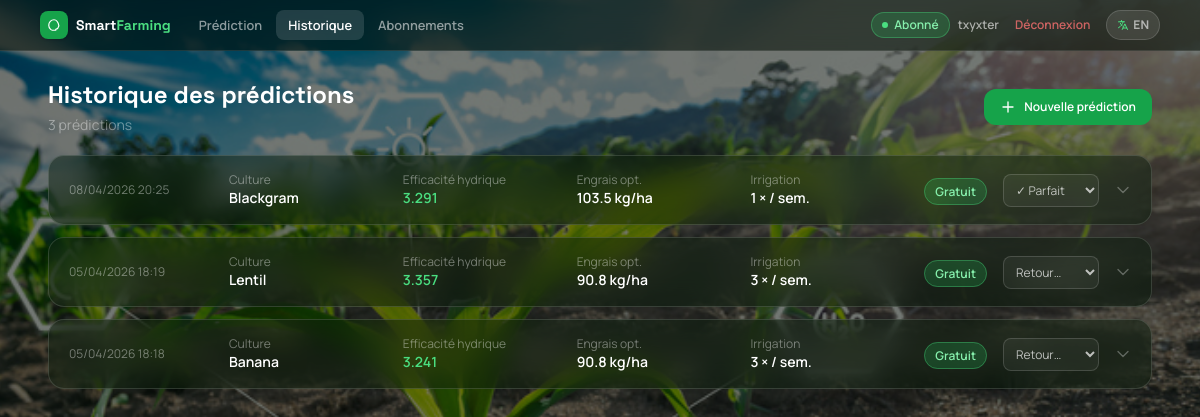
/dashboard/history (signed in), run on the app's committed database.
### app/models.py (models this page shows, shortened)
class User(UserMixin, db.Model):
    __tablename__ = "users"
    id                 = db.Column(db.Integer, primary_key=True)
    email              = db.Column(db.String(255), unique=True, nullable=False, index=True)
    username           = db.Column(db.String(100), unique=True, nullable=False)
    password_hash      = db.Column(db.String(255), nullable=False)
    stripe_customer_id = db.Column(db.String(100))
    created_at         = db.Column(db.DateTime, default=datetime.utcnow)
    predictions   = db.relationship("PredictionRequest", back_populates="user", lazy="dynamic")
    subscriptions = db.relationship("Subscription",       back_populates="user", lazy="dynamic")
    payments      = db.relationship("Payment",            back_populates="user", lazy="dynamic")
    @property
    def active_subscription(self):
        now = datetime.utcnow()
        return (
            self.subscriptions
            .filter_by(status="active")
            .filter(Subscription.end_date > now)
            .first()
        )

class PredictionRequest(db.Model):
    __tablename__ = "prediction_requests"
    id              = db.Column(db.Integer, primary_key=True)
    user_id         = db.Column(db.Integer, db.ForeignKey("users.id"), nullable=False)
    payload         = db.Column(db.JSON)
    result          = db.Column(db.JSON)
    is_free         = db.Column(db.Boolean, default=False)
    payment_id      = db.Column(db.Integer, db.ForeignKey("payments.id"), nullable=True)
    subscription_id = db.Column(db.Integer, db.ForeignKey("subscriptions.id"), nullable=True)
    created_at      = db.Column(db.DateTime, default=datetime.utcnow)
    feedback       = db.Column(db.String(20), nullable=True)  # parfait | moyen | mauvais
    user = db.relationship("User", back_populates="predictions")

### app/dashboard.py (the view)
@dashboard_bp.get("/history")
@login_required
def history():
    predictions = (
        PredictionRequest.query
        .filter_by(user_id=current_user.id)
        .order_by(PredictionRequest.created_at.desc())
        .all()
    )
    return render_template("dashboard/history.html", predictions=predictions)

### app/templates/dashboard/history.html (shortened to what this page needs)
{% extends "base.html" %}
{% block content %}
<div class="max-w-6xl mx-auto px-4 py-7 sm:px-6">
  <div class="flex items-center justify-between mb-5">
    <div>
      <h1 class="font-display font-bold text-2xl text-white" data-fr="Historique des prédictions" data-en="Prediction history">Historique des prédictions</h1>
      <p class="text-white/40 text-sm mt-1">
        {{ predictions|length }}
        <span data-fr="prédiction{{ 's' if predictions|length != 1 }}" data-en="prediction{{ 's' if predictions|length != 1 }}">prédiction{{ 's' if predictions|length != 1 }}</span>
      </p>
    </div>
    <a href="{{ url_for('main.home') }}"
       class="flex items-center gap-2 bg-green-600 hover:bg-green-700 text-white text-xs font-semibold rounded-xl px-4 py-2.5 transition">
      <svg class="w-4 h-4" fill="none" viewBox="0 0 24 24" stroke-width="2" stroke="currentColor">
        <path stroke-linecap="round" stroke-linejoin="round" d="M12 4.5v15m7.5-7.5h-15" />
      </svg>
      <span data-fr="Nouvelle prédiction" data-en="New prediction">Nouvelle prédiction</span>
    </a>
  </div>
  {% if predictions %}
  <div class="space-y-3">
    {% for p in predictions %}
    <div class="glass rounded-2xl overflow-hidden">
      <div class="px-5 py-4 flex flex-wrap items-center gap-4">
        <div class="flex-shrink-0 text-xs text-white/40 w-36">
          {{ p.created_at.strftime('%d/%m/%Y %H:%M') }}
        </div>
        <div class="flex-1 min-w-0">
          <p class="text-xs text-white/40" data-fr="Culture" data-en="Crop">Culture</p>
          <p class="text-sm font-semibold text-white capitalize">
            {{ p.payload.get('label', '—') if p.payload else '—' }}
          </p>
        </div>
        <div class="flex-1 min-w-0">
          <p class="text-xs text-white/40" data-fr="Efficacité hydrique" data-en="Water efficiency">Efficacité hydrique</p>
          <p class="text-sm font-semibold text-green-400">
            {% if p.result and p.result.get('predicted_water_usage_efficiency') %}
              {{ "%.3f"|format(p.result['predicted_water_usage_efficiency']) }}
            {% else %}—{% endif %}
          </p>
        </div>
        <div class="flex-1 min-w-0">
          <p class="text-xs text-white/40" data-fr="Engrais opt." data-en="Opt. fertilizer">Engrais opt.</p>
          <p class="text-sm font-semibold text-white">
            {% if p.result and p.result.get('recommendation') %}
              {{ "%.1f"|format(p.result['recommendation']['fertilizer_usage']) }} kg/ha
            {% else %}—{% endif %}
          </p>
        </div>
        <div class="flex-1 min-w-0">
          <p class="text-xs text-white/40" data-fr="Irrigation" data-en="Irrigation">Irrigation</p>
          <p class="text-sm font-semibold text-white">
            {% if p.result and p.result.get('recommendation') %}
              {{ p.result['recommendation']['irrigation_frequency'] }} × / <span data-fr="sem." data-en="wk.">sem.</span>
            {% else %}—{% endif %}
          </p>
        </div>
        <div class="flex-shrink-0">
          {% if p.is_free %}
          <span class="text-xs font-semibold badge-active rounded-full px-2.5 py-1" data-fr="Gratuit" data-en="Free">Gratuit</span>
          {% elif p.subscription_id %}
          <span class="text-xs font-semibold badge-active rounded-full px-2.5 py-1" data-fr="Abonné" data-en="Subscriber">Abonné</span>
          {% else %}
          <span class="text-xs font-semibold badge-pending rounded-full px-2.5 py-1">1 CAD</span>
          {% endif %}
        </div>
        <form method="POST" action="{{ url_for('dashboard.set_feedback', pred_id=p.id) }}" class="flex-shrink-0">
          <select name="feedback" onchange="this.form.submit()"
            class="text-xs rounded-lg border border-white/15 bg-white/5 text-white/70 px-2 py-1.5 cursor-pointer hover:bg-white/10 transition focus:outline-none focus:ring-1 focus:ring-green-500/40"
            title="Donner un retour">
            <option value="" disabled {% if not p.feedback %}selected{% endif %} data-fr="Retour…" data-en="Feedback…">Retour…</option>
            <option value="parfait" {% if p.feedback == 'parfait' %}selected{% endif %} data-fr="✓ Parfait" data-en="✓ Perfect">✓ Parfait</option>
          </select>
        </form>
        <button onclick="this.closest('.glass').querySelector('.detail-panel').classList.toggle('hidden')"
          class="text-xs text-white/30 hover:text-white/60 transition">
          <svg class="w-4 h-4" fill="none" viewBox="0 0 24 24" stroke-width="2" stroke="currentColor">
            <path stroke-linecap="round" stroke-linejoin="round" d="M19.5 8.25l-7.5 7.5-7.5-7.5" />
          </svg>
        </button>
      </div>
            {% set res = p.result | without_key('_meta') if p.result else {} %}
    </div>
    {% endfor %}
  </div>
  {% endif %}
</div>
{% endblock %}

### app/templates/base.html (shortened to what this page needs)
<!doctype html>
<html lang="fr" id="html-root">
<head>
  <script src="https://cdn.tailwindcss.com"></script>
  <link rel="stylesheet" href="https://cdnjs.cloudflare.com/ajax/libs/toastr.js/latest/toastr.min.css" />
</head>
<body class="text-white min-h-screen">
  <header class="sticky top-0 z-20" style="background:rgba(0,12,2,0.55);backdrop-filter:blur(16px);border-bottom:1px solid rgba(255,255,255,0.1);">
    <div class="max-w-6xl mx-auto px-4 py-2.5 flex items-center gap-2 flex-wrap">
      <a href="{{ url_for('main.home') }}" class="flex items-center gap-2 mr-2">
        <div class="w-7 h-7 rounded-lg bg-green-600 flex items-center justify-center shadow flex-shrink-0">
          <svg class="w-3.5 h-3.5 text-white" fill="none" viewBox="0 0 24 24" stroke-width="2" stroke="currentColor">
            <path stroke-linecap="round" stroke-linejoin="round" d="M12 3C7 3 3 7.5 3 12.5c0 2.8 1.2 5.3 3.2 7 .8.7 1.8 1.2 2.8 1.5V21h6v-1.5c2.7-.8 4.8-3.2 5.4-6.1C19.4 8 16.2 3 12 3z" />
          </svg>
        </div>
        <span class="font-display font-bold text-sm text-white leading-none hidden sm:block">Smart<span class="text-green-400">Farming</span></span>
      </a>
      {% if current_user.is_authenticated %}
      <nav class="flex items-center gap-0.5">
        <a href="{{ url_for('main.home') }}"             class="nav-link {% if request.endpoint == 'main.home'             %}nav-active{% endif %}" data-fr="Prédiction" data-en="Prediction">Prédiction</a>
        <a href="{{ url_for('dashboard.history') }}"     class="nav-link {% if request.endpoint == 'dashboard.history'     %}nav-active{% endif %}" data-fr="Historique" data-en="History">Historique</a>
        <a href="{{ url_for('dashboard.subscriptions') }}" class="nav-link {% if request.endpoint == 'dashboard.subscriptions' %}nav-active{% endif %}" data-fr="Abonnements" data-en="Subscriptions">Abonnements</a>
      </nav>
      {% endif %}
      <div class="ml-auto flex items-center gap-2">
        {% if current_user.is_authenticated %}
          {% if current_user.active_subscription %}
          <span class="hidden sm:flex items-center gap-1.5 text-xs font-semibold badge-active rounded-full px-2.5 py-1">
            <span class="w-1.5 h-1.5 rounded-full bg-green-400"></span><span data-fr="Abonné" data-en="Subscriber">Abonné</span>
          </span>
          {% endif %}
          <span class="text-xs text-white/60 font-semibold hidden sm:inline">{{ current_user.username }}</span>
          <a href="{{ url_for('auth.logout') }}" class="text-xs font-semibold text-red-400/80 hover:text-red-300 px-2 py-1.5 transition rounded-lg hover:bg-red-900/20" data-fr="Déconnexion" data-en="Sign out">Déconnexion</a>
        {% endif %}
        <button id="lang-btn" type="button"
          class="flex items-center gap-1 text-xs font-bold text-white/60 hover:text-white bg-white/10 hover:bg-white/15 border border-white/15 rounded-full px-2.5 py-1.5 transition">
          <span id="lang-label">EN</span>
        </button>
      </div>
    </div>
  </header>
  <div class="relative z-10">
    {% block content %}{% endblock %}
  </div>
</body>
</html>

### app/templates/base.html (style rules this page uses)
body { font-family: "Manrope", ui-sans-serif, system-ui; background-image: url("/static/img/image.png"); background-size: cover; background-position: center top; background-attachment: fixed; min-height: 100vh; }
body::before { content: ""; position: fixed; inset: 0; background: rgba(0,10,2,0.55); z-index: 0; pointer-events: none; }
.font-display { font-family: "Space Grotesk", ui-sans-serif; }
.nav-link { font-size: 0.8rem; font-weight: 600; color: rgba(255,255,255,0.55); padding: 0.35rem 0.75rem; border-radius: 0.5rem; transition: color 0.15s, background 0.15s; text-decoration: none; }
.nav-active { color: #fff !important; background: rgba(255,255,255,0.13) !important; }
.glass { background: rgba(10,30,12,0.45); border: 1px solid rgba(255,255,255,0.14); backdrop-filter: blur(14px); -webkit-backdrop-filter: blur(14px); }
.badge-active { background:rgba(34,197,94,0.22); color:#86efac; border:1px solid rgba(74,222,128,0.35); }

### data on the page
User: username "txyxter"
PredictionRequest: created_at "08/04/2026 20:25", payload "Blackgram", result.predicted_water_usage_efficiency "3.291", result.recommendation.fertilizer_usage "103.5", result.recommendation.irrigation_frequency "1", is_free "Gratuit", feedback "✓ Parfait"
PredictionRequest: created_at "05/04/2026 18:19", payload "Lentil", result.predicted_water_usage_efficiency "3.357", result.recommendation.fertilizer_usage "90.8", result.recommendation.irrigation_frequency "3", is_free "Gratuit", feedback "Retour…"
PredictionRequest: created_at "05/04/2026 18:18", payload "Banana", result.predicted_water_usage_efficiency "3.241", result.recommendation.fertilizer_usage "90.8", result.recommendation.irrigation_frequency "3", is_free "Gratuit", feedback "Retour…"

### other printed values
{{ predictions|length }} "3"
{{ 's' if predictions|length != 1 }} "s"
